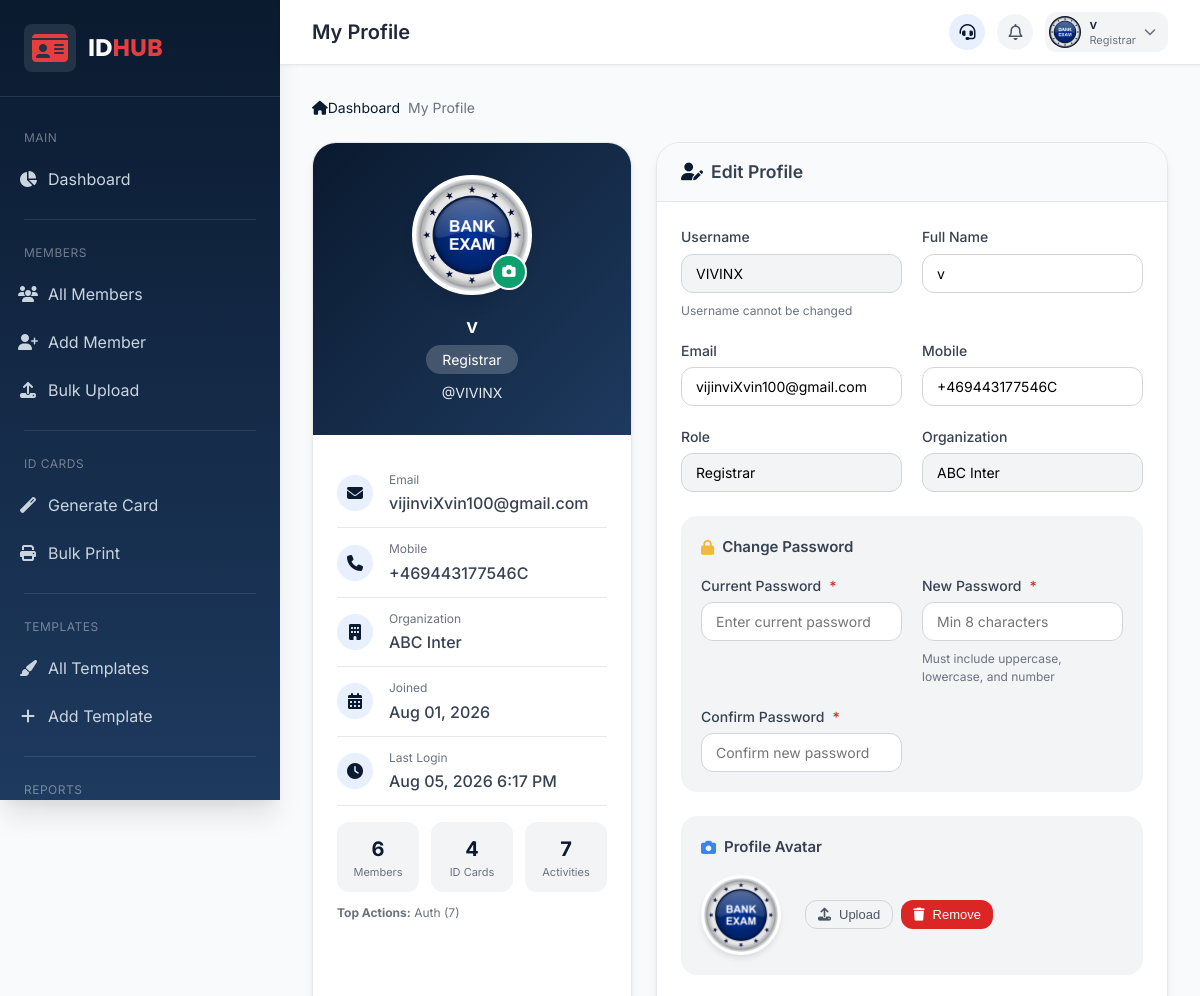
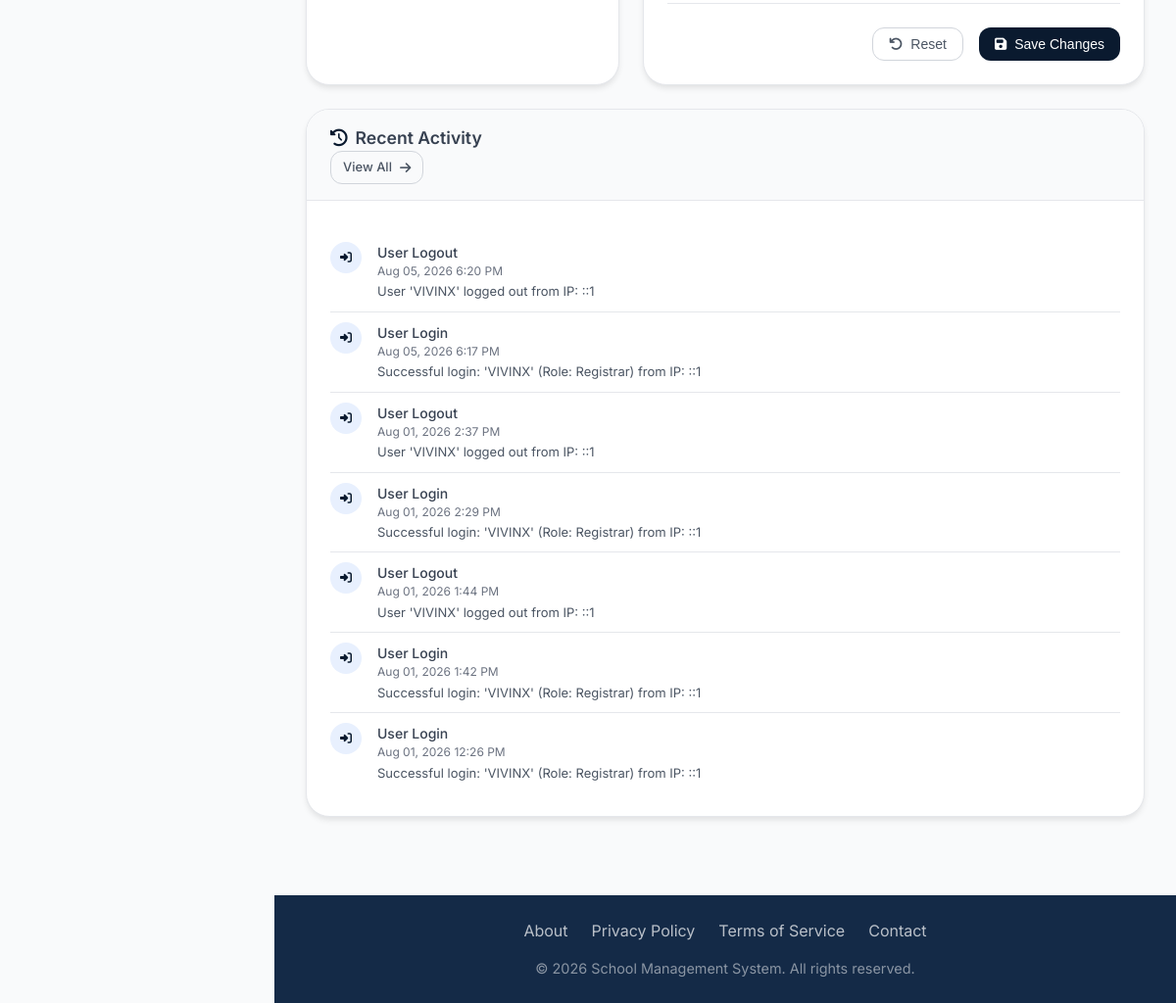
Screenshot of /profile.php (signed in) with the database file from the repository (2 pictures, top to bottom).
### tables this page shows
CREATE TABLE `users` (
  `id` int(11) NOT NULL AUTO_INCREMENT,
  `organization_id` int(11) DEFAULT NULL,
  `username` varchar(50) NOT NULL,
  `password` varchar(255) NOT NULL,
  `email` varchar(100) DEFAULT NULL,
  `mobile` varchar(20) DEFAULT NULL,
  `full_name` varchar(100) DEFAULT NULL,
  `avatar` varchar(255) DEFAULT NULL,
  `role_id` int(11) DEFAULT NULL,
  `status` tinyint(1) NOT NULL DEFAULT 1,
  `role` enum('admin','editor','viewer') DEFAULT 'viewer',
  `last_login` timestamp NULL DEFAULT NULL,
  `deleted_at` timestamp NULL DEFAULT NULL,
  `created_at` timestamp NOT NULL DEFAULT current_timestamp(),
  `updated_at` timestamp NOT NULL DEFAULT current_timestamp() ON UPDATE current_timestamp(),
  PRIMARY KEY (`id`),
  UNIQUE KEY `username` (`username`),
  KEY `fk_users_organization` (`organization_id`),
  KEY `fk_users_role` (`role_id`),
  CONSTRAINT `fk_users_organization` FOREIGN KEY (`organization_id`) REFERENCES `organizations` (`id`) ON DELETE SET NULL,
  CONSTRAINT `fk_users_role` FOREIGN KEY (`role_id`) REFERENCES `roles` (`id`) ON DELETE SET NULL
);

CREATE TABLE `roles` (
  `id` int(11) NOT NULL AUTO_INCREMENT,
  `role_name` varchar(50) NOT NULL,
  `description` varchar(255) DEFAULT NULL,
  `status` tinyint(1) DEFAULT 1,
  `created_at` timestamp NOT NULL DEFAULT current_timestamp(),
  `updated_at` timestamp NOT NULL DEFAULT current_timestamp() ON UPDATE current_timestamp(),
  PRIMARY KEY (`id`),
  UNIQUE KEY `role_name` (`role_name`)
);

CREATE TABLE `organizations` (
  `id` int(11) NOT NULL AUTO_INCREMENT,
  `organization_name` varchar(150) NOT NULL,
  `organization_code` varchar(50) DEFAULT NULL,
  `logo` varchar(255) DEFAULT NULL,
  `address` text DEFAULT NULL,
  `phone` varchar(20) DEFAULT NULL,
  `email` varchar(100) DEFAULT NULL,
  `website` varchar(150) DEFAULT NULL,
  `organization_type` enum('school','college','company','government','hospital','ngo','other') DEFAULT 'company',
  `project_type` enum('residence','corporate') DEFAULT 'corporate',
  `status` tinyint(1) DEFAULT 1,
  `created_at` timestamp NOT NULL DEFAULT current_timestamp(),
  `updated_at` timestamp NOT NULL DEFAULT current_timestamp() ON UPDATE current_timestamp(),
  `created_by` int(11) DEFAULT NULL,
  `updated_by` int(11) DEFAULT NULL,
  `deleted_by` int(11) DEFAULT NULL,
  `deleted_at` timestamp NULL DEFAULT NULL,
  PRIMARY KEY (`id`),
  UNIQUE KEY `organization_code` (`organization_code`)
);

CREATE TABLE `audit_log` (
  `id` int(11) NOT NULL AUTO_INCREMENT,
  `user_id` int(11) DEFAULT NULL,
  `action` varchar(255) NOT NULL,
  `action_type` varchar(50) NOT NULL,
  `details` text DEFAULT NULL,
  `ip_address` varchar(45) DEFAULT NULL,
  `user_agent` text DEFAULT NULL,
  `created_at` timestamp NOT NULL DEFAULT current_timestamp(),
  PRIMARY KEY (`id`),
  KEY `idx_audit_user` (`user_id`),
  KEY `idx_audit_type` (`action_type`),
  KEY `idx_audit_created` (`created_at`)
);

### profile.php (the view, shortened to what the rows shown need)
<?php
require_once 'config.php';
$username = $_SESSION['username'];
$userId = $_SESSION['user_id'] ?? 0;
$stmt = $conn->prepare("
    SELECT u.*,
           r.role_name,
           o.organization_name,
           o.organization_code,
           o.logo as org_logo
    FROM users u
    LEFT JOIN roles r ON u.role_id = r.id
    LEFT JOIN organizations o ON u.organization_id = o.id
    WHERE u.username = ?
");
$stmt->bind_param("s", $username);
$stmt->execute();
$user = $stmt->get_result()->fetch_assoc();
$recent_activity = [];
$audit_exists = $conn->query("SHOW TABLES LIKE 'audit_log'")->num_rows > 0;
if ($audit_exists) {
    $stmt = $conn->prepare("
        SELECT action, action_type, details, created_at
        FROM audit_log
        WHERE user_id = ?
        ORDER BY created_at DESC
        LIMIT 10
    ");
    $stmt->bind_param("i", $userId);
    $stmt->execute();
    $recent_activity = $stmt->get_result()->fetch_all(MYSQLI_ASSOC);
}
$avatar_url = 'images/avatars/default.png';
if (!empty($user['avatar']) && file_exists(__DIR__ . '/admin/users/assets/uploads/avatars/' . basename($user['avatar']))) {
    $avatar_url = 'admin/users/assets/uploads/avatars/' . rawurlencode(basename($user['avatar']));
}
?>
<!DOCTYPE html>
<html lang="en">
<head>
    <link rel="stylesheet" href="https://cdnjs.cloudflare.com/ajax/libs/font-awesome/6.4.0/css/all.min.css">
</head>
<body>
    <div class="dashboard-wrapper">
        <?php include 'includes/sidebar.php'; ?>
        <main class="main-content">
            <?php include 'includes/header.php'; ?>
            <div class="content-area">
                <div class="profile-layout">
                    <div class="profile-card">
                        <div class="profile-header">
                            <div class="profile-avatar-wrapper">
                                <img src="<?= htmlspecialchars($avatar_url) ?>" class="profile-avatar" alt="Avatar" id="profileAvatar">
                                <form method="POST" enctype="multipart/form-data" id="avatarForm" class="no-print">
                                    <button type="button" class="avatar-upload-btn" onclick="document.getElementById('avatarInput').click()" title="Upload Avatar">
                                    </button>
                                </form>
                            </div>
                            <div class="profile-name"><?= htmlspecialchars($user['full_name'] ?? $user['username']) ?></div>
                            <div class="profile-role-badge">
                                <?= htmlspecialchars($user['role_name'] ?? $user['role'] ?? 'User') ?>
                            </div>
                            <div class="profile-username">@<?= htmlspecialchars($user['username']) ?></div>
                        </div>
                        <div class="profile-body">
                            <div class="info-item">
                                <div class="info-content">
                                    <div class="info-label">Email</div>
                                    <div class="info-value"><?= htmlspecialchars($user['email'] ?? 'Not provided') ?></div>
                                </div>
                            </div>
                            <div class="info-item">
                                <div class="info-content">
                                    <div class="info-label">Mobile</div>
                                    <div class="info-value"><?= htmlspecialchars($user['mobile'] ?? 'Not provided') ?></div>
                                </div>
                            </div>
                            <?php if (!empty($user['organization_name'])): ?>
                            <div class="info-item">
                                <div class="info-icon"><i class="fas fa-building"></i></div>
                                <div class="info-content">
                                    <div class="info-label">Organization</div>
                                    <div class="info-value"><?= htmlspecialchars($user['organization_name']) ?></div>
                                </div>
                            </div>
                            <?php endif; ?>
                            <div class="info-item">
                                <div class="info-content">
                                    <div class="info-label">Joined</div>
                                    <div class="info-value"><?= date('M d, Y', strtotime($user['created_at'] ?? 'now')) ?></div>
                                </div>
                            </div>
                            <div class="info-item">
                                <div class="info-content">
                                    <div class="info-label">Last Login</div>
                                    <div class="info-value">
                                        <?= !empty($user['last_login']) ? date('M d, Y g:i A', strtotime($user['last_login'])) : 'First login' ?>
                                    </div>
                                </div>
                            </div>
                        </div>
                    </div>
                    <div class="settings-card">
                        <div class="settings-header">
                            <h2><i class="fas fa-user-edit"></i> Edit Profile</h2>
                        </div>
                        <div class="settings-body">
                            <form method="POST" id="profileForm">
                                <div class="form-grid">
                                    <div class="form-group">
                                        <label class="form-label">Username</label>
                                        <input type="text" class="form-control" value="<?= htmlspecialchars($user['username']) ?>" readonly>
                                        <div class="input-hint">Username cannot be changed</div>
                                    </div>
                                    <div class="form-group">
                                        <label class="form-label">Full Name</label>
                                        <input type="text" name="full_name" class="form-control" value="<?= htmlspecialchars($user['full_name'] ?? '') ?>" placeholder="Enter full name">
                                    </div>
                                    <div class="form-group">
                                        <label class="form-label">Email</label>
                                        <input type="email" name="email" class="form-control" value="<?= htmlspecialchars($user['email'] ?? '') ?>" placeholder="your@email.com">
                                    </div>
                                    <div class="form-group">
                                        <label class="form-label">Mobile</label>
                                        <input type="tel" name="mobile" class="form-control" value="<?= htmlspecialchars($user['mobile'] ?? '') ?>" placeholder="Enter mobile number">
                                    </div>
                                    <?php if (!empty($user['role_name'])): ?>
                                    <div class="form-group">
                                        <label class="form-label">Role</label>
                                        <input type="text" class="form-control" value="<?= htmlspecialchars($user['role_name']) ?>" readonly>
                                    </div>
                                    <?php endif; ?>
                                    <?php if (!empty($user['organization_name'])): ?>
                                    <div class="form-group">
                                        <label class="form-label">Organization</label>
                                        <input type="text" class="form-control" value="<?= htmlspecialchars($user['organization_name']) ?>" readonly>
                                    </div>
                                    <?php endif; ?>
                                </div>
                                <div class="avatar-section">
                                    <div class="current-avatar">
                                        <div class="avatar-preview">
                                            <img src="<?= htmlspecialchars($avatar_url) ?>" alt="Avatar Preview" id="avatarPreview">
                                        </div>
                                    </div>
                                </div>
                            </form>
                        </div>
                    </div>
                    <?php if (!empty($recent_activity)): ?>
                    <div class="settings-card" style="grid-column: 1 / -1;">
                        <div class="settings-header">
                            <h2><i class="fas fa-history"></i> Recent Activity</h2>
                        </div>
                        <div class="settings-body">
                            <div class="timeline">
                                <?php foreach ($recent_activity as $activity): ?>
                                    <div class="timeline-item">
                                        <div class="timeline-icon">
                                            <?php
                                            $icon = 'fa-circle';
                                            if ($activity['action_type'] == 'auth') $icon = 'fa-sign-in-alt';
                                            elseif ($activity['action_type'] == 'users') $icon = 'fa-user';
                                            elseif ($activity['action_type'] == 'members') $icon = 'fa-user-plus';
                                            elseif ($activity['action_type'] == 'roles') $icon = 'fa-user-shield';
                                            elseif ($activity['action_type'] == 'templates') $icon = 'fa-paint-brush';
                                            elseif ($activity['action_type'] == 'organizations') $icon = 'fa-building';
                                            elseif ($activity['action_type'] == 'cards') $icon = 'fa-id-card';
                                            ?>
                                            <i class="fas <?= $icon ?>"></i>
                                        </div>
                                        <div class="timeline-content">
                                            <div class="timeline-title"><?= htmlspecialchars($activity['action']) ?></div>
                                            <div class="timeline-time"><?= date('M d, Y g:i A', strtotime($activity['created_at'])) ?></div>
                                            <?php if (!empty($activity['details'])): ?>
                                                <div class="timeline-desc"><?= htmlspecialchars($activity['details']) ?></div>
                                            <?php endif; ?>
                                        </div>
                                    </div>
                                <?php endforeach; ?>
                            </div>
                        </div>
                    </div>
                    <?php endif; ?>
                </div>
            </div>
        </main>
    </div>
</body>
</html>

### rows the page displays
users: avatar (picture), full_name "v", role.role_name "Registrar", username "VIVINX", email "vijinviXvin100@gmail.com", mobile "+469443177546C", organization.organization_name "ABC Inter", created_at "Aug 01, 2026", last_login "Aug 05, 2026 6:17 PM"
audit_log: action "User Logout", created_at "Aug 05, 2026 6:20 PM", details "User 'VIVINX' logged out from IP: ::1"
audit_log: action "User Login", created_at "Aug 05, 2026 6:17 PM", details "Successful login: 'VIVINX' (Role: Registrar) from IP: ::1"
audit_log: action "User Logout", created_at "Aug 01, 2026 2:37 PM", details "User 'VIVINX' logged out from IP: ::1"
audit_log: action "User Login", created_at "Aug 01, 2026 2:29 PM", details "Successful login: 'VIVINX' (Role: Registrar) from IP: ::1"
audit_log: action "User Logout", created_at "Aug 01, 2026 1:44 PM", details "User 'VIVINX' logged out from IP: ::1"
audit_log: action "User Login", created_at "Aug 01, 2026 1:42 PM", details "Successful login: 'VIVINX' (Role: Registrar) from IP: ::1"
audit_log: action "User Login", created_at "Aug 01, 2026 12:26 PM", details "Successful login: 'VIVINX' (Role: Registrar) from IP: ::1"

### other values shown
$headerPageTitle "My Profile"
$headerUsername "v"
$headerRole "Registrar"
$stats['total_members'] "6"
$stats['total_cards'] "4"
count($recent_activity) "7"
$label "Auth"
$action['count'] "7"
